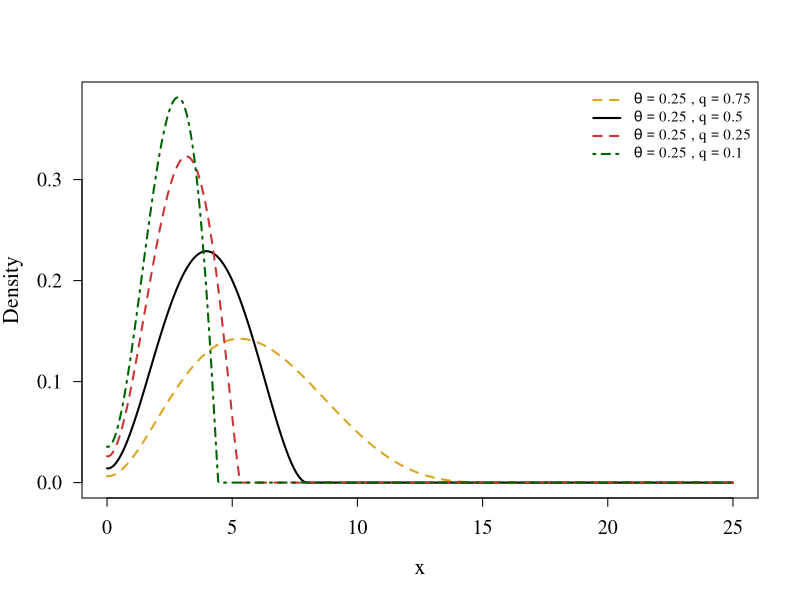
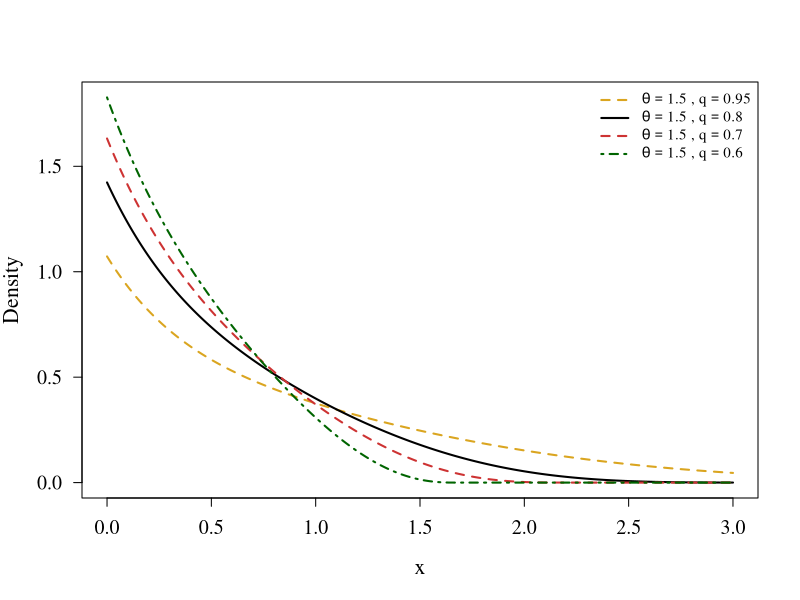
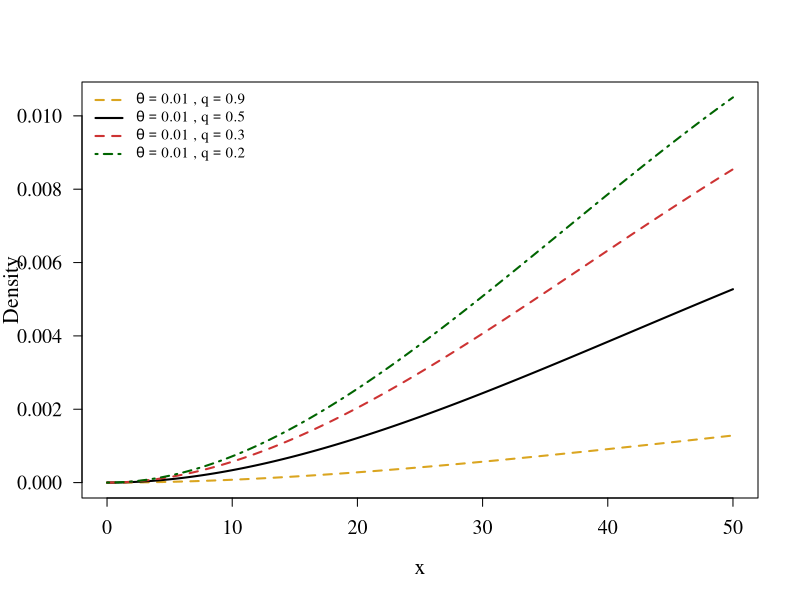

Recreate these plots in R, in order.
rm(list = ls())

# Parameters
theta <- 0.25
q.values <- c(0.75, 0.50, 0.25, 0.10)

# q-Deformed Ishita PDF (q < 1)
dqDI <- function(x, theta, q){
  
  # Normalizing constant
  C <- ((2-q)*(3-2*q)*(4-3*q)*theta^3) /
    (theta^3*(3-2*q)*(4-3*q)+2)
  
  # Upper support
  xmax <- 1/((1-q)*theta)
  
  pdf <- numeric(length(x))
  
  ind <- (x >= 0 & x <= xmax)
  
  pdf[ind] <- C*(theta + x[ind]^2)*
    (1-(1-q)*theta*x[ind])^(1/(1-q))
  
  return(pdf)
}

# x range
x <- seq(0,25,length=1500)

# Plot settings
par(
  family="serif",
  las=1,
  tck=-0.02
)

cols <- c("goldenrod","black","brown3","darkgreen")
ltys <- c(2,1,2,4)

# Plot first curve
plot(x,
     dqDI(x,theta,q.values[1]),
     type="l",
     col=cols[1],
     lty=ltys[1],
     lwd=2,
     ylim=c(0,max(sapply(q.values,function(q)
       dqDI(x,theta,q)))),
     xlab="x",
     ylab="Density",
     cex.lab=1.3,
     cex.axis=1.2)

# Remaining curves
for(i in 2:length(q.values)){
  lines(x,
        dqDI(x,theta,q.values[i]),
        col=cols[i],
        lty=ltys[i],
        lwd=2)
}

# Legend
legend("topright",
       legend=c(
         expression(theta==0.25~","~q==0.75),
         expression(theta==0.25~","~q==0.50),
         expression(theta==0.25~","~q==0.25),
         expression(theta==0.25~","~q==0.10)
       ),
       col=cols,
       lty=ltys,
       lwd=2,
       bty="n",
       cex=0.9)



rm(list = ls())

# Parameters
theta <- 1.5
q.values <- c(0.95, 0.80, 0.70, 0.60)

# q-Deformed Ishita PDF
dqDI <- function(x, theta, q){
  
  # Normalizing constant
  C <- ((2-q)*(3-2*q)*(4-3*q)*theta^3) /
    (theta^3*(3-2*q)*(4-3*q)+2)
  
  # Upper support
  xmax <- 1/((1-q)*theta)
  
  pdf <- numeric(length(x))
  
  ind <- (x >= 0 & x <= xmax)
  
  pdf[ind] <- C*(theta + x[ind]^2)*
    (1-(1-q)*theta*x[ind])^(1/(1-q))
  
  return(pdf)
}

# x values
x <- seq(0, 3, length = 1000)

# Plot style
par(
  family = "serif",
  las = 1,
  tck = -0.02
)

cols <- c("goldenrod", "black", "brown3", "darkgreen")
ltys <- c(2, 1, 2, 4)

# Plot first curve
plot(x,
     dqDI(x, theta, q.values[1]),
     type = "l",
     col = cols[1],
     lty = ltys[1],
     lwd = 2,
     ylim = c(0,
              max(sapply(q.values,
                         function(q) dqDI(x, theta, q)),
                  na.rm = TRUE)),
     xlab = "x",
     ylab = "Density",
     cex.lab = 1.3,
     cex.axis = 1.2)

# Remaining curves
for(i in 2:length(q.values)){
  lines(x,
        dqDI(x, theta, q.values[i]),
        col = cols[i],
        lty = ltys[i],
        lwd = 2)
}

# Legend
legend("topright",
       legend = c(
         expression(theta==1.5~","~q==0.95),
         expression(theta==1.5~","~q==0.80),
         expression(theta==1.5~","~q==0.70),
         expression(theta==1.5~","~q==0.60)
       ),
       col = cols,
       lty = ltys,
       lwd = 2,
       bty = "n",
       cex = 0.9)

rm(list = ls())

# Parameters
theta <- 0.01
q.values <- c(0.90, 0.50, 0.30, 0.20)

# q-Deformed Ishita PDF
dqDI <- function(x, theta, q){
  
  # Normalizing constant
  C <- ((2-q)*(3-2*q)*(4-3*q)*theta^3) /
    (theta^3*(3-2*q)*(4-3*q)+2)
  
  # Upper support
  xmax <- 1/((1-q)*theta)
  
  pdf <- numeric(length(x))
  
  ind <- (x >= 0 & x <= xmax)
  
  pdf[ind] <- C*(theta + x[ind]^2)*
    (1-(1-q)*theta*x[ind])^(1/(1-q))
  
  return(pdf)
}

# x values
x <- seq(0, 50, length = 1000)

# Plot style
par(
  family = "serif",
  las = 1,
  tck = -0.02
)

cols <- c("goldenrod", "black", "brown3", "darkgreen")
ltys <- c(2, 1, 2, 4)

# Plot first curve
plot(x,
     dqDI(x, theta, q.values[1]),
     type = "l",
     col = cols[1],
     lty = ltys[1],
     lwd = 2,
     ylim = c(0,
              max(sapply(q.values,
                         function(q) dqDI(x, theta, q)),
                  na.rm = TRUE)),
     xlab = "x",
     ylab = "Density",
     cex.lab = 1.3,
     cex.axis = 1.2)

# Remaining curves
for(i in 2:length(q.values)){
  lines(x,
        dqDI(x, theta, q.values[i]),
        col = cols[i],
        lty = ltys[i],
        lwd = 2)
}

# Legend
legend("topleft",
       legend = c(
         expression(theta==0.01~","~q==0.90),
         expression(theta==0.01~","~q==0.50),
         expression(theta==0.01~","~q==0.30),
         expression(theta==0.01~","~q==0.20)
       ),
       col = cols,
       lty = ltys,
       lwd = 2,
       bty = "n",
       cex = 0.9)
